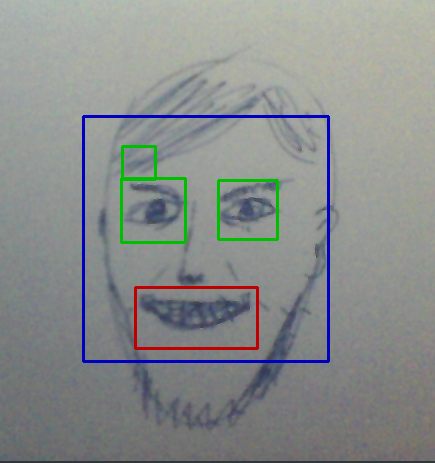
#> input picture fake_face.png, 435 x 463 px, given in place of the camera
$ python videoface.py
#> lines starting #> are read from the running program, lines starting #| are printed output that depends on the picture; after the words box and inside, x2 and y2 are one past the last pixel; in counts of white or black regions, pixels touching at a corner belong together
#!/usr/bin/env python
import argparse

import numpy as np
import cv2


def main(params):
    print("Press 'q' to exit")

    face_cascade = cv2.CascadeClassifier("haarcascade_frontalface_alt2.xml")

    if params.smiles:
        smile_cascade = cv2.CascadeClassifier("haarcascade_smile.xml")

    if params.eyes:
        eye_cascade = cv2.CascadeClassifier("haarcascade_eye.xml")

    cap = cv2.VideoCapture(0)

    while True:
        ret, img = cap.read()
#> img is the input picture: shape (463, 435, 3); mean B, G, R 140.1, 141.3, 137.5
        gray = cv2.cvtColor(img, cv2.COLOR_BGR2GRAY)
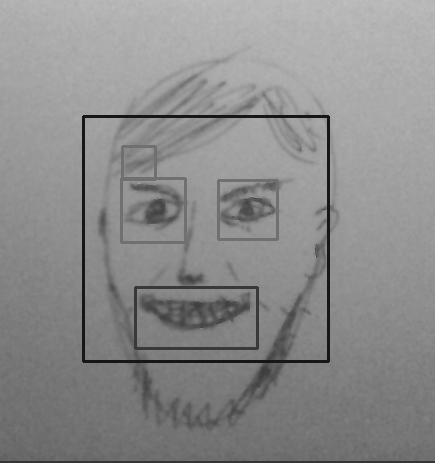
#> gray: shape (463, 435); min 22, max 190, mean 140
        faces = face_cascade.detectMultiScale(gray, scaleFactor=1.05, minNeighbors=5)
#> faces = [[72, 109, 259, 259]]

        # rectangle face
        for face_nr, (x, y, w, h) in enumerate(faces, 1):
            cv2.rectangle(img, (x, y), (x + w, y + h), (190, 0, 0), 2)
            roi_gray = gray[y : y + h, x : x + w]
            roi_color = img[y : y + h, x : x + w]

            if params.eyes:
                eyes = eye_cascade.detectMultiScale(roi_color)
                for (ex, ey, ew, eh) in eyes:
                    cv2.rectangle(
                        roi_color, (ex, ey), (ex + ew, ey + eh), (0, 190, 0), 2
                    )

            if params.smiles:
                smile = smile_cascade.detectMultiScale(roi_gray, 1.5, 15)
                for (sx, sy, sw, sh) in smile:
                    cv2.rectangle(
                        roi_color, (sx, sy), (sx + sw, sy + sh), (0, 0, 190), 2
                    )

            if params.blur >= face_nr:
                face = img[y : y + h, x : x + w]
                face = cv2.blur(face, ((w // 5), (h // 5)))
                img[y : y + h, x : x + w] = face
#> this loop made 1 pass
#> (face_nr, x, y, w, h) on pass 1: (1, 72, 109, 259, 259)
#> pass 1, in main, `roi_gray = gray[y : y + h, x : x + w]`:
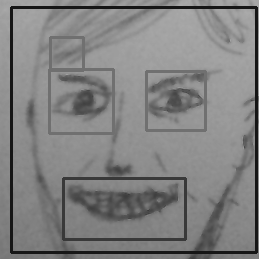
#> roi_gray: shape (259, 259); min 22, max 170, mean 129.6
#> pass 1, in main, `roi_color = img[y : y + h, x : x + w]`:
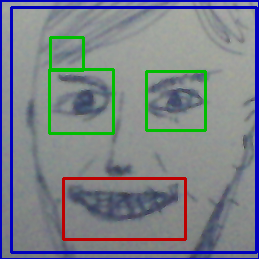
#> roi_color: shape (259, 259, 3); mean B, G, R 136.2, 127.6, 121.8
#> after the loop:
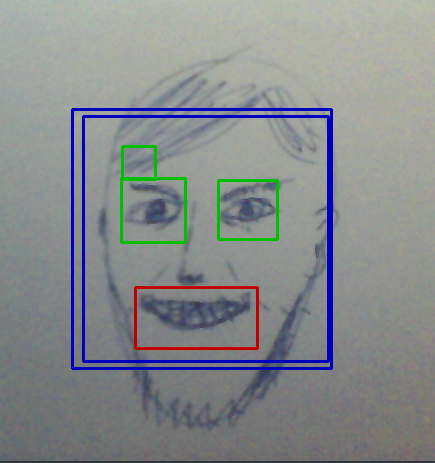
#> img: shape (463, 435, 3); 1.54% of pixels changed, all inside (x1, y1, x2, y2) = (71, 108, 333, 370)

        cv2.imshow("img", img)
        if cv2.waitKey(30) & 0xFF == ord("q"):
#> (key q is pressed here)
            break

    cap.release()
    cv2.destroyAllWindows()


if __name__ == "__main__":
    parser = argparse.ArgumentParser(description="videofacce")
    parser.add_argument(
        "-b", "--blur", default=0, action="store", type=int, help="blur N faces"
    )
    parser.add_argument(
        "-e", "--eyes", default=False, action="store_true", help="detect eyes"
    )
    parser.add_argument(
        "-s", "--smiles", default=False, action="store_true", help="detect smiles"
    )
    params = parser.parse_args()

    main(params)
